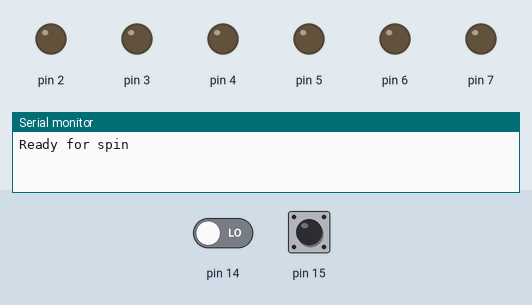
Simulated run of this sketch. Board: Arduino Uno, built with avr-gcc and run on an emulated ATmega328P. On the bench: output pins drawn as LEDs (lit = HIGH), the last lines printed to the serial monitor. The inputs (shaded band) are chosen by the test bench; at power-on: pin 14 LOW, pin 15 LOW. Sleep ends after the set time or at an interrupt.

Above: at 1.4 s.
1.5 s: pin 14 driven HIGH
At 2.0 s:
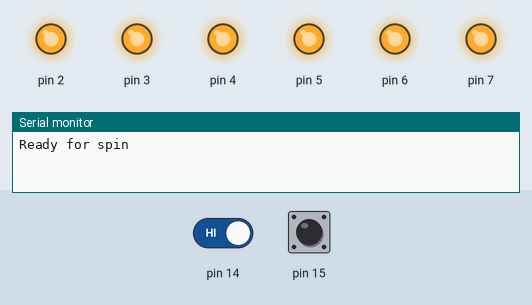
3.6 s: pin 15 driven HIGH
At 5.2 s:
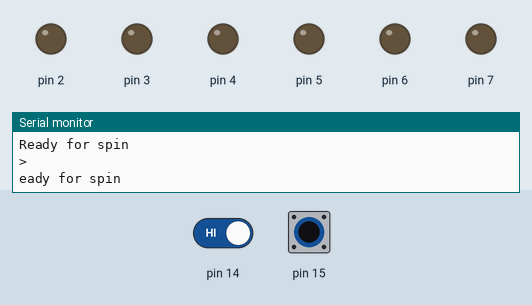
5.7 s: pin 14 driven LOW
At 6.2 s:
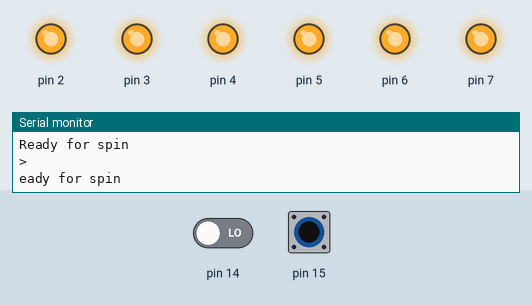
7.8 s: pin 15 driven LOW
At 8.8 s:
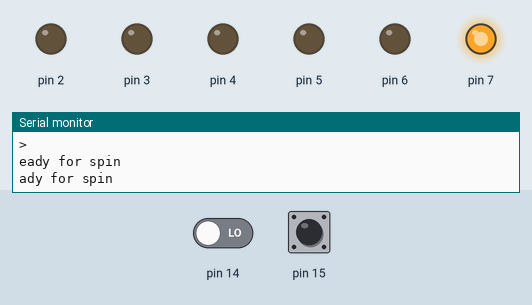
10.0 s: pin 14 driven HIGH
At 10.5 s:
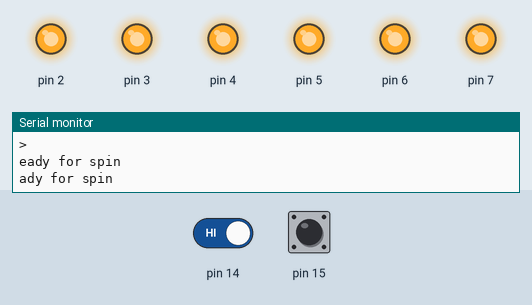
12.1 s: pin 15 pulsed HIGH 5 times (0.12 s each, 0.3 s apart)
At 13.9 s:
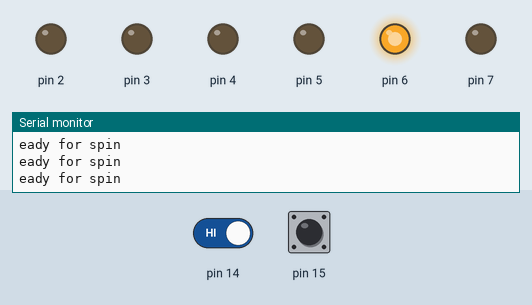
Timing chart, 0 to 15.4 s (numbered marks = the images above; inputs shaded):
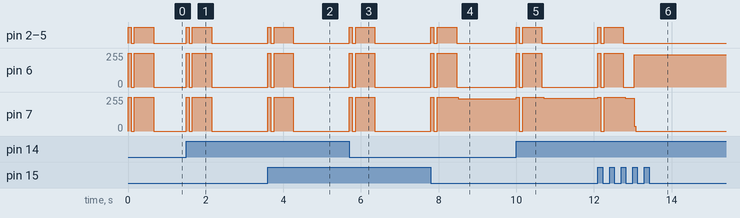

The sketch:

sketch_jun24a.ino
```cpp
#include <avr/io.h>
#include <avr/interrupt.h>
#include <util/delay.h>
#include <avr/sleep.h>


#define DDRLED DDRD
#define PORTLED PORTD

#define DDRBUZ DDRC
#define PORTBUZ PORTC
#define BUZ A5

#define DDRENC DDRC
#define PINENC PINC
#define ENCVAL (PINENC & 0x03) // PC0 and PC1

//***************************************************************
// Rotary encoder management
//***************************************************************

void nothing() { }

void (* enc_inc)() = &nothing;
void (* enc_dec)() = &nothing;

void adjust_nothing() {
	enc_inc = &nothing;
	enc_dec = &nothing;
}


int enc_last = 0;
void pool_enc() {
	int val =  ENCVAL;
	if (val == enc_last) return;
	else if (enc_last == 1 && val == 3) (*enc_dec)();
	else if (enc_last == 1 && val == 0) (*enc_inc)();
	else if (enc_last == 2 && val == 0) (*enc_dec)();
	else if (enc_last == 2 && val == 3) (*enc_inc)();
        Serial.println(enc_last + ">>" + val);
	enc_last = val;
}

//***************************************************************
// Buzzer routines
//***************************************************************

void beep(int time) {
	int i;
	PORTBUZ |= _BV(BUZ); // 1
	for(i=0; i<time; i++) _delay_ms(1);
	PORTBUZ &=~_BV(BUZ); // 0
}

void start_beep() {
	int i;
	PORTLED = 0xFF;
	beep(80);
	PORTLED = 0x00;
	for(i=0; i<80; i++) _delay_ms(1);
	PORTLED = 0xFF;
	beep(500);
	PORTLED = 0x00;
}

//***************************************************************
// Initialization
//***************************************************************

void init() {
	DDRLED = 0xFF; // led outputs
	DDRBUZ |= _BV(BUZ); // output
	DDRENC &= ~_BV(0x03); // PC0 and PC1 as inputs

	EIMSK= (0<<INT1)|(0<<INT0); //INT0 masked

}

//***************************************************************
// Power management
//***************************************************************

volatile int pwclk = 0;
void pwm_act() { pwclk = 0; }

// wake up

ISR(PCINT1_vect)
{
	PCICR = 0x00;
	PCMSK1 = 0x00;
}

void shutdown() {

	PORTLED = 0x00;
	DDRLED = 0x00; // all as input
	DDRBUZ &= ~_BV(BUZ); // input

	/*     The 5 different modes are:
     *     SLEEP_MODE_IDLE         -the least power savings
     *     SLEEP_MODE_ADC
     *     SLEEP_MODE_PWR_SAVE
     *     SLEEP_MODE_STANDBY
     *     SLEEP_MODE_PWR_DOWN     -the most power savings */
	set_sleep_mode(SLEEP_MODE_PWR_DOWN); //SLEEP_MODE_PWR_DOWN
	sleep_enable();


	//EICRA = 0x01; // Interrupt on rising edge
	//EIMSK= (0<<INT1)|(1<<INT0); //INT0 unmasked

	PCICR = 0x02;
	PCMSK1 = 0x03;

	sleep_mode();
	sleep_disable();

	pwm_act();
	init();
	start_beep();

	sei();

}

void pwm_tic() {
	pwclk++;
	if(pwclk > 1500) shutdown();
}

//***************************************************************
// Define a variable that can be adjusted
//***************************************************************
#define NONE 0
#define INC 1
#define DEC 2
volatile int value = 0;
volatile int last = NONE;
void inc_value() {
	if(last == INC) {
		value++;
		if (value>7) value = 0; pwm_act();
		beep(1);
		last = NONE;
	}
	else {
		last = INC;
	}
}
void dec_value() {
	if(last == DEC) {
		value--;
		if (value<0) value = 7;
		pwm_act();
		beep(1);
		last = NONE;
	}
	else {
		last = DEC;
	}
}
void adjust_value() {enc_inc = &inc_value; enc_dec = &dec_value;}

//***************************************************************
// Main
//***************************************************************

int pixel[8];

int main() {

  Serial.begin(9600);
  Serial.println("Ready for spin");

	init();
	adjust_value();
	sei();
	start_beep();
	pwm_act();

	int cpt = 0;
        int prevCpt = 0;
	int i;
	while (1) {

		pool_enc();

		for(i=0; i<8; i++) {
			if (pixel[i] <= cpt) PORTLED &= ~(1<<i);
		}


		if(cpt >= 25) {
			pwm_tic();
//                        Serial.println(cpt);
			cpt = 0;
			for(i=0; i<8; i++) {
				if (pixel[i] > 0) PORTLED |= (1<<i);
				if(value == i && pixel[i] < 25) pixel[i] += 5;
				if(value != i && pixel[i] > 0)  pixel[i] -= 1;
			}
		}
		else cpt++;
	}
	return 0;
}
```

Measured:
- after the input at 1.5 s, pin 2–5: LOW → HIGH at once, → LOW 0.08 s later, → HIGH 0.08 s later, → LOW 0.50 s later; pin 6, pin 7: 0/255 → 255/255 at once, → 0/255 0.08 s later, → 255/255 0.08 s later, → 0/255 0.50 s later
- after the input at 3.6 s, pin 2–5: LOW → HIGH at once, → LOW 0.08 s later, → HIGH 0.08 s later, → LOW 0.50 s later; pin 6, pin 7: 0/255 → 255/255 at once, → 0/255 0.08 s later, → 255/255 0.08 s later, → 0/255 0.50 s later
- after the input at 5.7 s, pin 2–5: LOW → HIGH at once, → LOW 0.08 s later, → HIGH 0.08 s later, → LOW 0.50 s later; pin 6, pin 7: 0/255 → 255/255 at once, → 0/255 0.08 s later, → 255/255 0.08 s later, → 0/255 0.50 s later
- after the input at 7.8 s, pin 2–5: LOW → HIGH at once, → LOW 0.08 s later, → HIGH 0.08 s later, → LOW 0.50 s later; pin 6: 0/255 → 255/255 at once, → 0/255 0.08 s later, → 255/255 0.08 s later, → 0/255 0.50 s later; pin 7: 0/255 → 255/255 at once, → 0/255 0.08 s later, → 255/255 0.08 s later, → 242/255 0.54 s later
- after the input at 10.0 s, pin 2–5: LOW → HIGH at once, → LOW 0.08 s later, → HIGH 0.08 s later, → LOW 0.50 s later; pin 6: 0/255 → 255/255 at once, → 0/255 0.08 s later, → 255/255 0.08 s later, → 0/255 0.50 s later; pin 7: 242/255 → 255/255 at once, → 0/255 0.08 s later, → 255/255 0.08 s later, → 244/255 0.54 s later
- after the input at 12.1 s, pin 2–5: LOW → HIGH at once, → LOW 0.08 s later, → HIGH 0.08 s later, → LOW 0.50 s later
